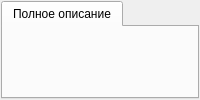
     <widget class="QWidget" name="pageDescription">
      <layout class="QVBoxLayout" name="verticalLayout_2">
       <property name="spacing">
        <number>4</number>
       </property>
       <property name="leftMargin">
        <number>1</number>
       </property>
       <property name="topMargin">
        <number>1</number>
       </property>
       <property name="rightMargin">
        <number>1</number>
       </property>
       <property name="bottomMargin">
        <number>1</number>
       </property>
       <item>
        <widget class="QTabWidget" name="tabWidgetFullDescription">
         <property name="sizePolicy">
          <sizepolicy hsizetype="Preferred" vsizetype="Preferred">
           <horstretch>0</horstretch>
           <verstretch>0</verstretch>
          </sizepolicy>
         </property>
         <property name="currentIndex">
          <number>0</number>
         </property>
         <widget class="QWidget" name="tabShortDescription_2">
          <attribute name="title">
           <string>Полное описание</string>
          </attribute>
          <layout class="QVBoxLayout" name="verticalLayout_8">
           <property name="spacing">
            <number>1</number>
           </property>
           <property name="leftMargin">
            <number>1</number>
           </property>
           <property name="topMargin">
            <number>1</number>
           </property>
           <property name="rightMargin">
            <number>1</number>
           </property>
           <property name="bottomMargin">
            <number>1</number>
           </property>
           <item>
            <widget class="QWidget" name="widgetFullDescription" native="true"/>
           </item>
          </layout>
         </widget>
        </widget>
       </item>
      </layout>
     </widget>
